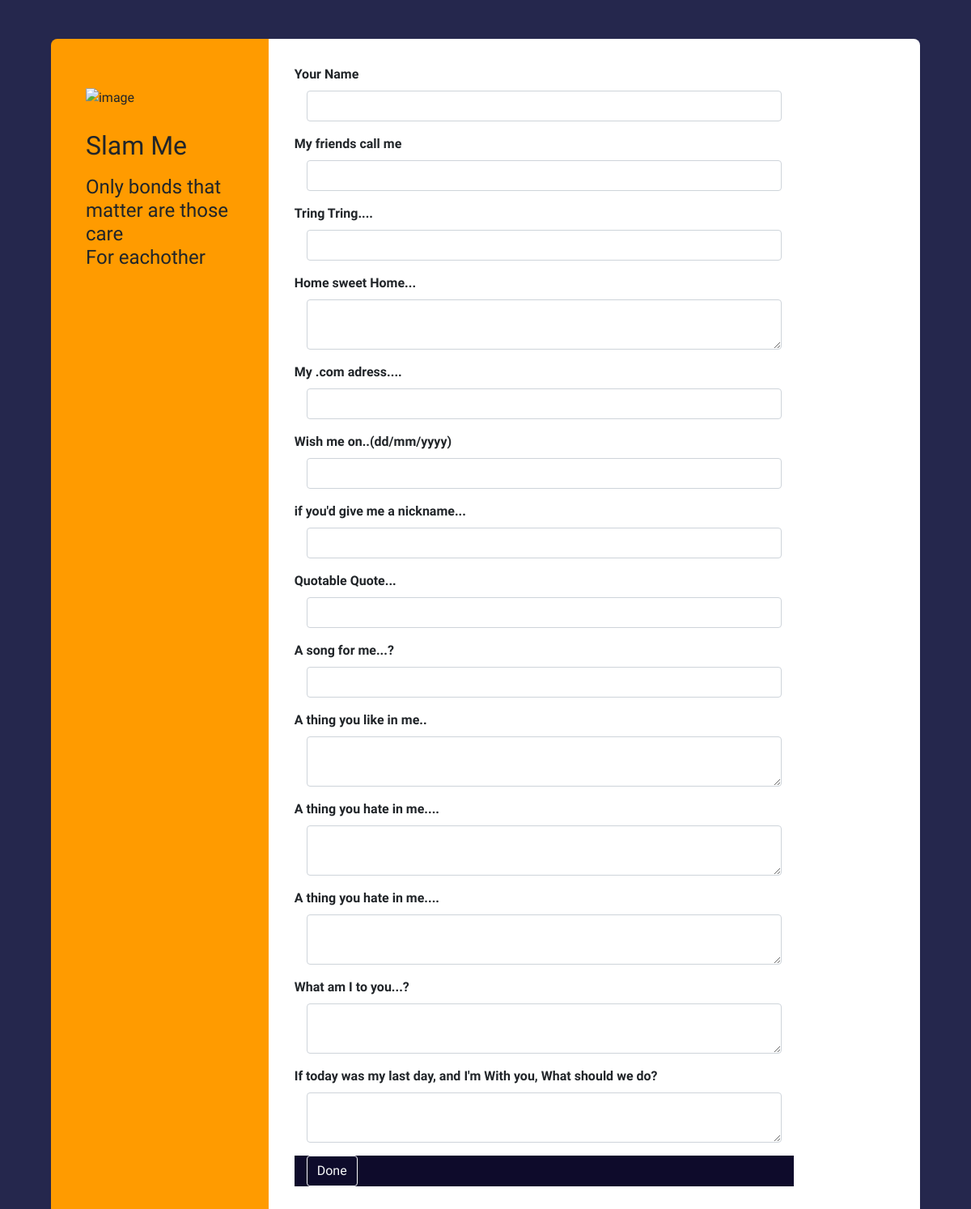
Page /page/trial1 on the earlier database version.
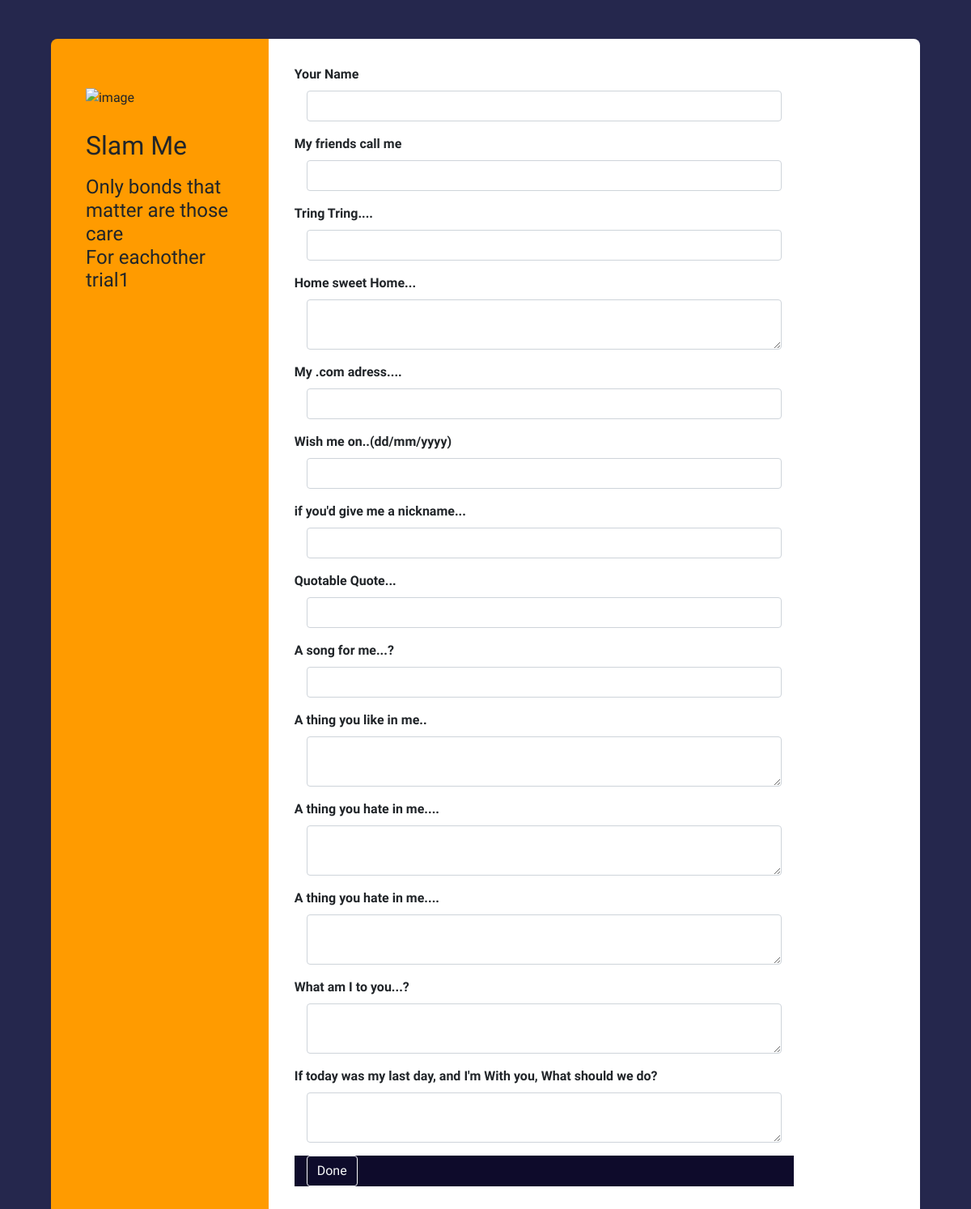
Same page on the later database version.
### Jurzo/models.py (models this page shows, shortened)
class User(db.Model,UserMixin):
    email=db.Column(db.String(50),nullable=False)
    username=db.Column(db.String(),nullable=False,unique=True)
    id=db.Column(db.Integer,primary_key=True)
    password=db.Column(db.String(60),nullable=False)
    page=db.relationship('Page',backref= 'owner' , lazy=True)

### Jurzo/routes.py (the view, shortened to what this page needs)
@jurzo.route('/page/<username>',methods=['GET', 'POST'])
def page(username):
    owner = User.query.filter_by(username=username).first()
    forms=PageForm()
    return render_template('slamform_layout.html' , forms=forms,owner=owner)

### Jurzo/fourms.py
class PageForm(FlaskForm):
    name=StringField("Your Name",validators=[DataRequired()])
    pet_name= StringField('My friends call me',validators=[DataRequired()])
    phone_num= StringField('Tring Tring....',validators=[DataRequired()])
    address=TextAreaField('Home sweet Home...' , validators=[DataRequired()])
    mail = StringField('My .com adress....' ,validators=[DataRequired()])
    birthday = StringField('Wish me on..(dd/mm/yyyy) ' , validators = [DataRequired()])
    nick_name = StringField("if you'd give me a nickname...")
    Quote = StringField("Quotable Quote..." , validators=[DataRequired()])
    Songs = StringField('A song for me...?')
    likes = TextAreaField("A thing you like in me..")
    hates = TextAreaField("A thing you hate in me....")
    what_us = TextAreaField("What am I to you...?", validators=[DataRequired()])
    lastd = TextAreaField("If today was my last day, and I'm With you, What should we do?")
    submit=SubmitField("Done")

### Jurzo/templates/slamform_layout.html (shortened to what this page needs)
<!DOCTYPE html>
<html lang="en">
<head>
    <link rel="stylesheet" href="https://stackpath.bootstrapcdn.com/bootstrap/4.1.0/css/bootstrap.min.css">
    <link rel="stylesheet" href="{{url_for('static', filename='style.css')}}">
  <link rel="stylesheet" href="https://use.fontawesome.com/releases/v5.0.8/css/solid.css">
  <link href="//maxcdn.bootstrapcdn.com/bootstrap/4.1.1/css/bootstrap.min.css" rel="stylesheet" id="bootstrap-css">
<link rel="stylesheet" type="text/css" href="{{url_for('static', filename = 'slamf.css')}}">
</head>
<body>
    <div class="container contact">
    <div class="row">
        <div class="col-md-3">
            <div class="contact-info">
                <img src="https://image.ibb.co/kUASdV/contact-image.png" alt="image"/>
                <h2>Slam Me</h2>
                <h4>Only bonds that matter are those care <br> For eachother <br> {{owner.username}}</h4>
            </div>
        </div>
        <div class="col-md-9">
            <form method="POST" action="" class="contact-form">
                <div class="form-group">
                  {{forms.name.label(class="form-control-label")}}
                  {%if forms.name.errors%}
                  {{forms.name(class="form control is-invalid")}}
                  {%for error in forms.name.errors%}
                  <div class="invalid-feedback">
                    <span>{{forms.name.error}}</span>
                  </div>
                  {%endfor%}
                 {%else%}
                  <div class="col-sm-10">
                  {{forms.name(class="form-control")}}
                 </div>
                 {%endif%}
                </div>
                  <div class="form-group">
                  {{forms.pet_name.label(class="form-control-label")}}
                  {%if forms.pet_name.errors%}
                  {{forms.pet_name(class="form control is-invalid")}}
                  {%for error in forms.pet_name.errors%}
                  <div class="invalid-feedback">
                    <span>{{forms.pet_name.error}}</span>
                  </div>
                  {%endfor%}
                 {%else%}
                  <div class="col-sm-10">
                  {{forms.pet_name(class="form-control")}}
                 </div>
                 {%endif%}
                </div>
                  <div class="form-group">
                  {{forms.phone_num.label(class="form-control-label")}}
                  {%if forms.name.errors%}
                  {{forms.phone_num(class="form control is-invalid")}}
                  {%for error in forms.phone_num.errors%}
                  <div class="invalid-feedback">
                    <span>{{forms.phone_num.error}}</span>
                  </div>
                  {%endfor%}
                 {%else%}
                  <div class="col-sm-10">
                  {{forms.phone_num(class="form-control")}}
                 </div>
                 {%endif%}
                </div>
                  <div class="form-group">
                  {{forms.address.label(class="form-control-label")}}
                  {%if forms.address.errors%}
                  {{forms.address(class="form control is-invalid")}}
                  {%for error in forms.address.errors%}
                  <div class="invalid-feedback">
                    <span>{{forms.address.error}}</span>
                  </div>
                  {%endfor%}
                 {%else%}
                  <div class="col-sm-10">
                  {{forms.address(class="form-control")}}
                 </div>
                 {%endif%}
                </div>
                  <div class="form-group">
                  {{forms.mail.label(class="form-control-label")}}
                  {%if forms.mail.errors%}
                  {{forms.mail(class="form control is-invalid")}}
                  {%for error in forms.mail.errors%}
                  <div class="invalid-feedback">
                    <span>{{forms.mail.error}}</span>
                  </div>
                  {%endfor%}
                 {%else%}
                  <div class="col-sm-10">
                  {{forms.mail(class="form-control")}}
                 </div>
                 {%endif%}
                </div>
                  <div class="form-group">
                  {{forms.birthday.label(class="form-control-label")}}
                  {%if forms.birthday.errors%}
                  {{forms.birthday(class="form control is-invalid")}}
                  {%for error in forms.birthday.errors%}
                  <div class="invalid-feedback">
                    <span>{{forms.birthday.error}}</span>
                  </div>
                  {%endfor%}
                 {%else%}
                  <div class="col-sm-10">
                  {{forms.birthday(class="form-control")}}
                 </div>
                 {%endif%}
                </div>
                  <div class="form-group">
                  {{forms.nick_name.label(class="form-control-label")}}
                  {%if forms.nick_name.errors%}
                  {{forms.nick_name(class="form control is-invalid")}}
                  {%for error in forms.nick_name.errors%}
                  <div class="invalid-feedback">
                    <span>{{forms.nick_name.error}}</span>
                  </div>
                  {%endfor%}
                 {%else%}
                  <div class="col-sm-10">
                  {{forms.nick_name(class="form-control")}}
                 </div>
                 {%endif%}
                </div>
                  <div class="form-group">
                  {{forms.Quote.label(class="form-control-label")}}
                  {%if forms.Quote.errors%}
                  {{forms.Quote(class="form control is-invalid")}}
                  {%for error in forms.Quote.errors%}
                  <div class="invalid-feedback">
                    <span>{{forms.Quote.error}}</span>
                  </div>
                  {%endfor%}
                 {%else%}
                  <div class="col-sm-10">
                  {{forms.Quote(class="form-control")}}
                 </div>
                 {%endif%}
                </div>
                  <div class="form-group">
                  {{forms.Songs.label(class="form-control-label")}}
                  {%if forms.Songs.errors%}
                  {{forms.Songs(class="form control is-invalid")}}
                  {%for error in forms.Songs.errors%}
                  <div class="invalid-feedback">
                    <span>{{forms.Songs.error}}</span>
                  </div>
                  {%endfor%}
                 {%else%}
                  <div class="col-sm-10">
                  {{forms.Songs(class="form-control")}}
                 </div>
                 {%endif%}
                </div>
                  <div class="form-group">
                  {{forms.likes.label(class="form-control-label")}}
                  {%if forms.likes.errors%}
                  {{forms.likes(class="form control is-invalid")}}
                  {%for error in forms.likes.errors%}
                  <div class="invalid-feedback">
                    <span>{{forms.likes.error}}</span>
                  </div>
                  {%endfor%}
                 {%else%}
                  <div class="col-sm-10">
                  {{forms.likes(class="form-control")}}
                 </div>
                 {%endif%}
                </div>
                  <div class="form-group">
                  {{forms.hates.label(class="form-control-label")}}
                  {%if forms.hates.errors%}
                  {{forms.hates(class="form control is-invalid")}}
                  {%for error in forms.hates.errors%}
                  <div class="invalid-feedback">
                    <span>{{forms.hates.error}}</span>
                  </div>
                  {%endfor%}
                 {%else%}
                  <div class="col-sm-10">
                  {{forms.hates(class="form-control")}}
                 </div>
                 {%endif%}
                </div>
                  <div class="form-group">
                  {{forms.hates.label(class="form-control-label")}}
                  {%if forms.hates.errors%}
                  {{forms.hates(class="form control is-invalid")}}
                  {%for error in forms.hates.errors%}
                  <div class="invalid-feedback">
                    <span>{{forms.hates.error}}</span>
                  </div>
                  {%endfor%}
                 {%else%}
                  <div class="col-sm-10">
                  {{forms.hates(class="form-control")}}
                 </div>
                 {%endif%}
                </div>
                  <div class="form-group">
                  {{forms.what_us.label(class="form-control-label")}}
                  {%if forms.what_us.errors%}
                  {{forms.what_us(class="form control is-invalid")}}
                  {%for error in forms.what_us.errors%}
                  <div class="invalid-feedback">
                    <span>{{forms.what_us.error}}</span>
                  </div>
                  {%endfor%}
                 {%else%}
                  <div class="col-sm-10">
                  {{forms.what_us(class="form-control")}}
                 </div>
                 {%endif%}
                </div>
                     <div class="form-group">
                  {{forms.lastd.label(class="form-control-label")}}
                  {%if forms.lastd.errors%}
                  {{forms.lastd(class="form control is-invalid")}}
                  {%for error in forms.lastd.errors%}
                  <div class="invalid-feedback">
                    <span>{{forms.lastd.error}}</span>
                  </div>
                  {%endfor%}
                 {%else%}
                  <div class="col-sm-10">
                  {{forms.lastd(class="form-control")}}
                 </div>
                 {%endif%}
                </div>
                 <div class="form-group">
                  <div class="col-sm-offset-2 col-sm-10" style="background-color: #0e0b2b">
                   {{forms.submit(class="btn btn-outline-light")}}
                  </div>
                </div>
    </form>
    </div>
    </div>
</body>
</html>

### Jurzo/static/style.css (style rules this page uses)
body { overflow-x: hidden; font-family: 'Leckerli One', cursive; color: #505962S; }
.btn { border-width: medium; border-radius: 0.6rem; padding: .5rem 1.1rem; font-size: .8rem; color:white; }
,footer .text-center { text-align: center; }

### Jurzo/static/slamf.css (style rules this page uses)
body { background-color: #25274d; font-family: 'Lobster Two', cursive; }
.contact { padding: 4%; height: 400px; font-family: 'Lobster Two', cursive; }
.col-md-3 { background: #ff9b00; padding: 4%; border-top-left-radius: 0.5rem; border-bottom-left-radius: 0.5rem; font-family: 'Lobster Two', cursive; }
.contact-info { margin-top:10%; font-family: 'Lobster Two', cursive; }
.contact-info img { margin-bottom: 15%; }
.contact-info h2 { margin-bottom: 10%; }
.col-md-9 { background: #fff; padding: 3%; border-top-right-radius: 0.5rem; border-bottom-right-radius: 0.5rem; font-family: 'Lobster Two', cursive; }
.contact-form label { font-weight:600; font-family: 'Lobster Two', cursive; }
.container { font-family: 'Lobster Two', cursive; }

Differences in the rows shown:
added User: username "trial1"
